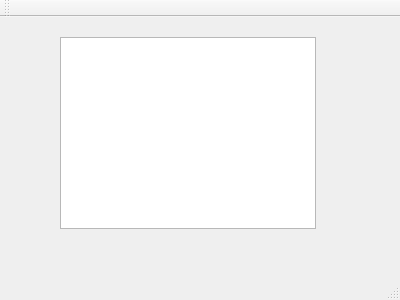
<?xml version="1.0" encoding="UTF-8"?>
<ui version="4.0">
 <class>MainWindow</class>
 <widget class="QMainWindow" name="MainWindow">
  <property name="geometry">
   <rect>
    <x>0</x>
    <y>0</y>
    <width>400</width>
    <height>300</height>
   </rect>
  </property>
  <property name="windowTitle">
   <string>MainWindow</string>
  </property>
  <widget class="QWidget" name="centralWidget">
   <widget class="QWidget" name="verticalLayoutWidget">
    <property name="geometry">
     <rect>
      <x>110</x>
      <y>60</y>
      <width>160</width>
      <height>80</height>
     </rect>
    </property>
    <layout class="QVBoxLayout" name="verticalLayout"/>
   </widget>
   <widget class="QTextBrowser" name="textBrowser">
    <property name="geometry">
     <rect>
      <x>60</x>
      <y>20</y>
      <width>256</width>
      <height>192</height>
     </rect>
    </property>
   </widget>
  </widget>
  <widget class="QMenuBar" name="menuBar">
   <property name="geometry">
    <rect>
     <x>0</x>
     <y>0</y>
     <width>400</width>
     <height>21</height>
    </rect>
   </property>
  </widget>
  <widget class="QToolBar" name="mainToolBar">
   <attribute name="toolBarArea">
    <enum>TopToolBarArea</enum>
   </attribute>
   <attribute name="toolBarBreak">
    <bool>false</bool>
   </attribute>
  </widget>
  <widget class="QStatusBar" name="statusBar"/>
 </widget>
 <layoutdefault spacing="6" margin="11"/>
 <resources/>
 <connections/>
</ui>
